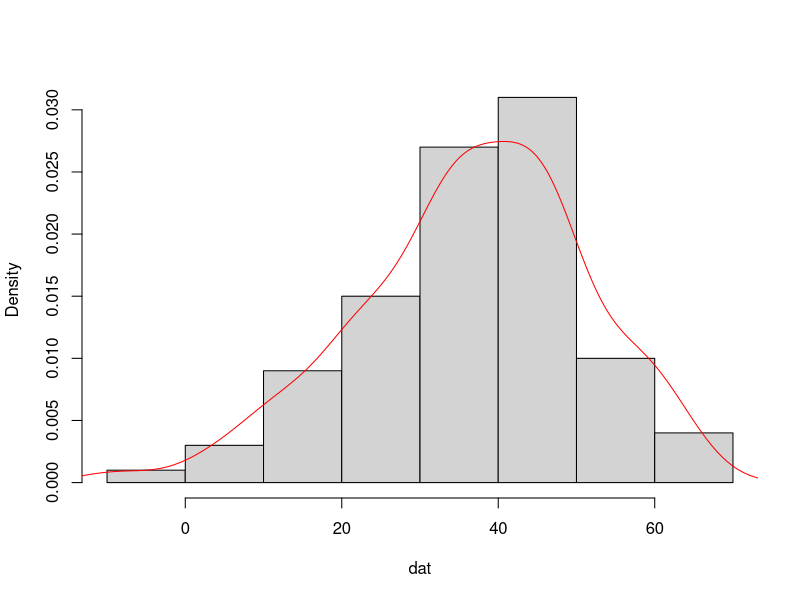
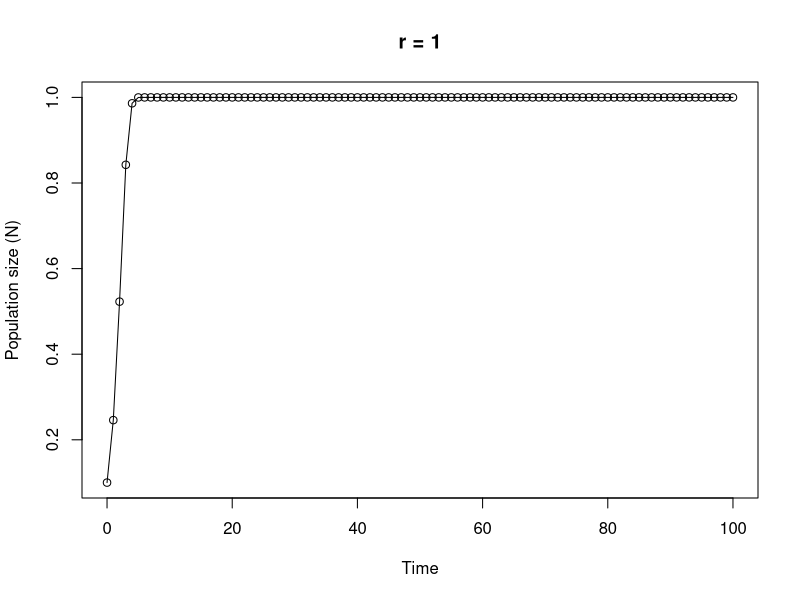

Generate these figures, in order, with R:
## ----Q1, results = 'asis'--------------------------------------------------------------------------------------------------

# area of a circle
# the equation to calculate the area of a circle is pi * radius^2

circle.area <- function(d){ 
	pi * (d/2)^2
}

# to use your new function

circle.area(10)
# [1] 78.53982

# to test on a vector of diameters
# first create a vector with diameters ranging from 0 to 50 in steps of 10

cir.diam <- seq(from = 0, to = 50, by = 10)

# test your function

circle.area(cir.diam)
# [1]    0.00000   78.53982  314.15927  706.85835 1256.63706 1963.49541


## ----Q2, tidy = TRUE-------------------------------------------------------------------------------------------------------

far.cent <- function(a){
	val <- (a-32)*5/9
	print(paste("Fahrenheit: ", round(a, digits = 3), "oF",sep = " "), quote = FALSE)# round 3dp
	print(paste("Centigrade: ", round(val, digits = 3), "oC", sep = " "), quote = FALSE)# round 3dp
}

# alternative Fahrenheit to centigrade using cat function

far.cent2 <- function(a){
	val <- (a - 32) * 5/9	#calculation
	cat("Fahrenheit: ", round(a, digits = 3), "oF", "\n")   # use cat function
	cat("Centigrade: ", round(val, digits = 3), "oC", "\n")   
}



## ----Q3--------------------------------------------------------------------------------------------------------------------

# Create a vector of normally distributed data
# length 100, mean 35 and standard deviation of 29

vals <- rnorm(100, 35, 15)	# create some norm dist data mean 35, sd = 15

summary.fun <- function(dat){
	mymean <- round(mean(dat), digits = 4)      	# calc mean
	mymedian <- round(median(dat), digits = 4)    # calc median
	mymin <- round(min(dat), digits = 4)          # calc min
	mymax <- round(max(dat), digits = 4)          # calc max
	print(paste("mean:", mymean, sep = " "), quote = FALSE)     # print mean
	print(paste("median:", mymedian, sep = " "), quote = FALSE)     # print median
	print(paste("range:", "from:", mymin, "to", mymax, sep = " "), quote = FALSE) 
	dens <- density(dat)                          # estimate density curve
	hist(dat, main = "",type = "l",freq = FALSE)  # plot histogram
	lines(dens, lty = 1, col = "red")             # plot density curve
}

# use the function
summary.fun(vals)


## ----Q4--------------------------------------------------------------------------------------------------------------------

# calculate a median

ourmedian <- function(x){
	n <- length(x)
	if (n %% 2 == 1)      # odd numbers
	  sort(x)[(n + 1)/2]  # find the middle number by adding 1 to length and div 2
	else {                # even numbers
	  middletwo <- sort(x)[(n/2) + 0:1]   #find the two middle numbers
	  mean(middletwo)
	  }
}

# use the function
mydat <- sample(1:50, size = 10, replace = TRUE )

# our function
ourmedian(mydat)

# R median function
median(mydat)


## ----Q5, tidy = TRUE-------------------------------------------------------------------------------------------------------

# function to simulate Ricker model

Ricker.model <- function(nzero, r, time, K=1){     # sets initial parameters
  N <- numeric(time + 1)    # creates a real vector of length time+1 to store values of Nt+1
  N[1] <- nzero             # sets initial population size in first element of N
  for (i in 1:time) {				# loops over time
      N[i+1] <- N[i]*exp(r*(1 - N[i]/K))    
  }
  Time <- 0:time   					 # creates vector for x axis
  plot(Time, N, type = "o", xlim = c(0, time), xlab = "Time", ylab = "Population size (N)", main = paste("r =", r, sep=" "))   # plots     output
}

# To run
# play around with the different parameters, especially r
Ricker.model(nzero=0.1,r=1,time=100)
